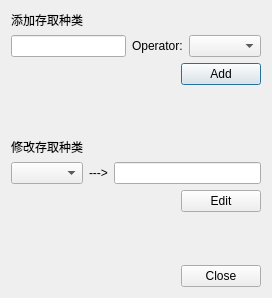
<?xml version="1.0" encoding="UTF-8"?>
<ui version="4.0">
 <class>InOutDialog</class>
 <widget class="QDialog" name="InOutDialog">
  <property name="geometry">
   <rect>
    <x>0</x>
    <y>0</y>
    <width>272</width>
    <height>298</height>
   </rect>
  </property>
  <property name="windowTitle">
   <string>Dialog</string>
  </property>
  <layout class="QVBoxLayout" name="verticalLayout">
   <item>
    <widget class="QLabel" name="label">
     <property name="text">
      <string>添加存取种类</string>
     </property>
    </widget>
   </item>
   <item>
    <layout class="QHBoxLayout" name="horizontalLayout">
     <item>
      <widget class="QLineEdit" name="inOutLineEdit"/>
     </item>
     <item>
      <widget class="QLabel" name="label_4">
       <property name="text">
        <string>Operator:</string>
       </property>
      </widget>
     </item>
     <item>
      <widget class="QComboBox" name="operatorComboBox"/>
     </item>
    </layout>
   </item>
   <item>
    <layout class="QHBoxLayout" name="horizontalLayout_5">
     <item>
      <spacer name="horizontalSpacer_3">
       <property name="orientation">
        <enum>Qt::Horizontal</enum>
       </property>
       <property name="sizeHint" stdset="0">
        <size>
         <width>40</width>
         <height>20</height>
        </size>
       </property>
      </spacer>
     </item>
     <item>
      <widget class="QPushButton" name="addPushButton">
       <property name="text">
        <string>Add</string>
       </property>
      </widget>
     </item>
    </layout>
   </item>
   <item>
    <spacer name="verticalSpacer">
     <property name="orientation">
      <enum>Qt::Vertical</enum>
     </property>
     <property name="sizeHint" stdset="0">
      <size>
       <width>20</width>
       <height>40</height>
      </size>
     </property>
    </spacer>
   </item>
   <item>
    <widget class="QLabel" name="label_2">
     <property name="text">
      <string>修改存取种类</string>
     </property>
    </widget>
   </item>
   <item>
    <layout class="QHBoxLayout" name="horizontalLayout_2">
     <item>
      <widget class="QComboBox" name="inOutComboBox"/>
     </item>
     <item>
      <widget class="QLabel" name="label_3">
       <property name="text">
        <string>---&gt;</string>
       </property>
      </widget>
     </item>
     <item>
      <widget class="QLineEdit" name="newInOutLineEdit"/>
     </item>
    </layout>
   </item>
   <item>
    <layout class="QHBoxLayout" name="horizontalLayout_3">
     <item>
      <spacer name="horizontalSpacer_2">
       <property name="orientation">
        <enum>Qt::Horizontal</enum>
       </property>
       <property name="sizeHint" stdset="0">
        <size>
         <width>40</width>
         <height>20</height>
        </size>
       </property>
      </spacer>
     </item>
     <item>
      <widget class="QPushButton" name="editPushButton">
       <property name="text">
        <string>Edit</string>
       </property>
      </widget>
     </item>
    </layout>
   </item>
   <item>
    <spacer name="verticalSpacer_2">
     <property name="orientation">
      <enum>Qt::Vertical</enum>
     </property>
     <property name="sizeHint" stdset="0">
      <size>
       <width>20</width>
       <height>40</height>
      </size>
     </property>
    </spacer>
   </item>
   <item>
    <layout class="QHBoxLayout" name="horizontalLayout_4">
     <item>
      <spacer name="horizontalSpacer">
       <property name="orientation">
        <enum>Qt::Horizontal</enum>
       </property>
       <property name="sizeHint" stdset="0">
        <size>
         <width>40</width>
         <height>20</height>
        </size>
       </property>
      </spacer>
     </item>
     <item>
      <widget class="QPushButton" name="closePushButton">
       <property name="text">
        <string>Close</string>
       </property>
      </widget>
     </item>
    </layout>
   </item>
  </layout>
 </widget>
 <resources/>
 <connections/>
</ui>
